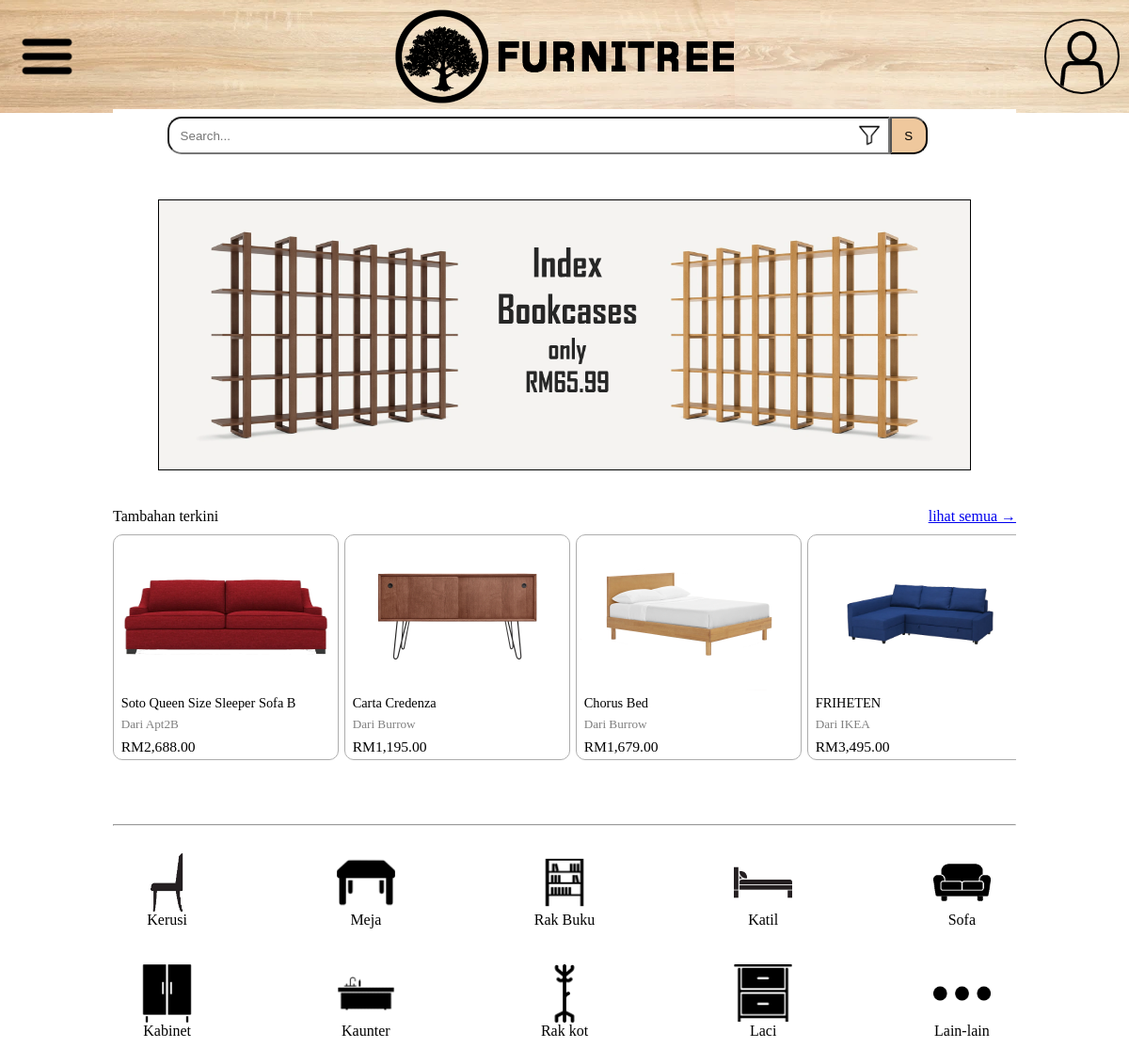
/main_pages/main_page.php, run on the app's committed database.
### tables this page shows
CREATE TABLE `category` (
  `id` int(11) NOT NULL,
  `name` varchar(20) NOT NULL,
  `image` varchar(20) DEFAULT NULL
);

### require/main_menu.php (called while the page is built, shortened)
<?php
    require "../require/menu.php";
?>

### main_pages/main_page.php (the view, shortened to what this page needs)
<!DOCTYPE html>
<html lang="en">
<head>
</head>
<body>
    <template>
        <div class="item">
            <div data-imgCon>
                <img src="" alt="" data-image>
            </div>
            <div data-name></div>
            <div data-brand></div>
            <div data-price></div>
        </div>
    </template>
    <?php
        require '../require/main_menu.php';
    ?>
    <div class="main">
        <?php
            require "../require/search_bar.php";
        ?>
        <div class="banner">
            <img class="ad" src="../images/banner.png" alt="BEEG SALE" onclick="window.location = './product.php?id=6'">
        </div>
        <div class="section">
            <div class="space-between">
                <span>Tambahan terkini</span>
                <a class="pointer" href="./filter.php">lihat semua →</a>
            </div>
            <div class="recommended-list">
            </div>
        </div>
        <div class="section">
            <br>
            <hr>
            <div class="category-list">
                <?php
                    $menuQuery = $conn->query("SELECT * FROM category");
                    while ($menuRow = $menuQuery->fetch_assoc()) {
                        ?>
                        <div class="category" data-category-item id="<?php echo $menuRow['id'];?>" onclick="redirect.category(this.id)"><img src="../images/<?php echo $menuRow['image'] ?>" alt=""><span><?php echo $menuRow['name'] ?></span></div>
                        <?php
                    }
                ?>
            </div>
        </div>
    </div>
</body>
</html>

### require/menu.php (shortened to what this page needs)
<link rel="stylesheet" href="../style.css">
<div class="top">
    <div class="icon" id="menu">
        <img src="../images/Hamburger_icon.png" alt="hamburger-icon">
    </div>
    <img src="../images/furnitree logo full.png" alt="furnitree logo" class="pointer" data-logo>
    <div class="icon">
    <img src="../images/<?php echo (key_exists('isLoggedIn', $_SESSION))? $_SESSION['pfp']: "user_icon.png";?>" alt="user-icon" id="user">
    </div>
</div>

### require/search_bar.php (shortened to what this page needs)
<form action="../require/filter.php" class="search-section" method="post">
    <div class="search-container">
        <input type="text" name="search" id="search-bar" placeholder="Search..." value="<?php echo $_SESSION['query']; ?>">
        <button type="submit" class="search">S</button>
        <img src="../images/filter.png" class="filter pointer">
    </div>
</form>

### style.css (style rules this page uses)
:root { --hover: rgba(218, 218, 218, 0.5); }
* { box-sizing: border-box; padding: 0; margin: 0; }
body { margin-bottom: 8vh; }
img { display: inline; height: 100%; }
hr { width: 100%; }
.main, .related { margin: 1vh 10vw; display: flex; flex-direction: column; align-items: center; }
.top { height: 15vh; width: 100%; background-image: url(./images/oak\ background.png); background-color: white; display: flex; justify-content: space-between; align-items: center; padding: 10px; }
.icon { background-color: transparent; height: 80%; border-radius: 50%; aspect-ratio: 1; display: flex; justify-content: center; align-items: center; cursor: pointer; }
.banner { margin-top: 5vh; display: flex; justify-content: center; width: 90%; aspect-ratio: 3 / 1; cursor: pointer; }
.ad { object-fit: cover; border: 1px black solid; width: 100%; }
.search-section { display: flex; flex-direction: column; gap: 1vh; width: 100%; margin-top: -1vh; }
.search { margin: 0; aspect-ratio: 1; height: 5vh; border-radius: 0 15px 15px 0; background-color: #efc89d; transition: all 0.3s; }
.search-container { width: 100%; display: flex; justify-content: center; background-color: white; height: 7vh; padding: 1vh 0; transition: all 1s; }
.filter { height: 4.6vh; display: inline; position: relative; right: 10vh; margin: 0.2vh 0; border-radius: 50%; transition: all 0.2s; }
.section { width: 100%; display: flex; flex-direction: column; gap: 10px; margin-top: 5vh; }
.recommended-list { display: flex; flex-wrap: nowrap; overflow-x: auto; flex: 0 0 20vw; gap: 0.5vw; width: 100%; }
.item, .result-item, .related-item { aspect-ratio: 1; border: 1px #adadad solid; border-radius: 10px; display: grid; grid-template-rows: 70% 10% 10% 10%; height: 100%; padding: 3px; cursor: pointer; }
.category-list { display: flex; flex-wrap: wrap; justify-content: center; gap: 10%; }
.category { aspect-ratio: 1; width: 12%; padding: 2%; display: flex; flex-direction: column; align-items: center; border-radius: 50%; }
.category > span { text-overflow: ellipsis; white-space: nowrap; }
.category > img { height: 80%; }
.space-between { display: flex; justify-content: space-between; width: 100%; }
.pointer { cursor: pointer; }
#search-bar { width: 80%; height: 5vh; margin: 0; border-radius: 15px 0 0 15px; padding-left: 1vw; }
#user { object-fit: cover; border: 2px solid black; border-radius: 50%; aspect-ratio: 1; }
[data-price], [data-name], [data-brand] { padding: 2%; font-size: 1.2vw; overflow: hidden; text-overflow: ellipsis; }
[data-brand] { font-size: 1.1vw; color: gray; }
[data-price] { font-size: 1.3vw; }
[data-imgCon] { display: flex; justify-content: center; align-items: center; overflow: hidden; border-radius: 10px; }
[data-logo] { max-height: 150px; }

### data on the page
category: image (picture), name "Kerusi"
category: image (picture), name "Meja"
category: image (picture), name "Rak Buku"
category: image (picture), name "Katil"
category: image (picture), name "Sofa"
category: image (picture), name "Kabinet"
category: image (picture), name "Kaunter"
category: image (picture), name "Rak kot"
category: image (picture), name "Laci"
category: image (picture), name "Lain-lain"
